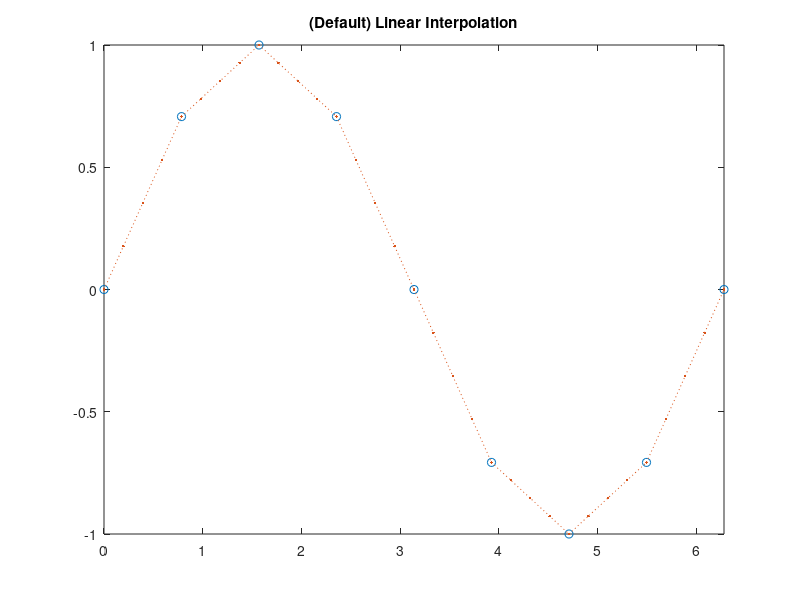

Source code (MATLAB):
x = 0:pi/4:2*pi; 
v = sin(x);
xq = 0:pi/16:2*pi;
figure
vq1 = interp1(x,v,xq);
plot(x,v,'o',xq,vq1,':.');
xlim([0 2*pi]);
title('(Default) Linear Interpolation');